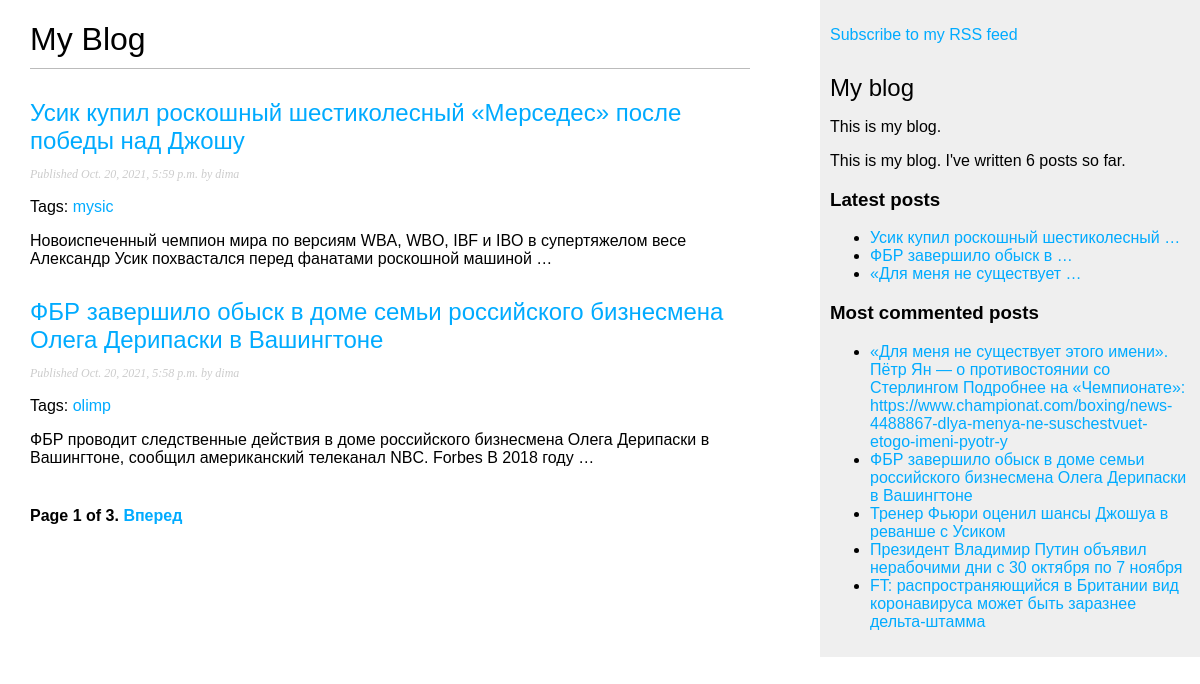
/blog/, run on an earlier commit of the app's database.
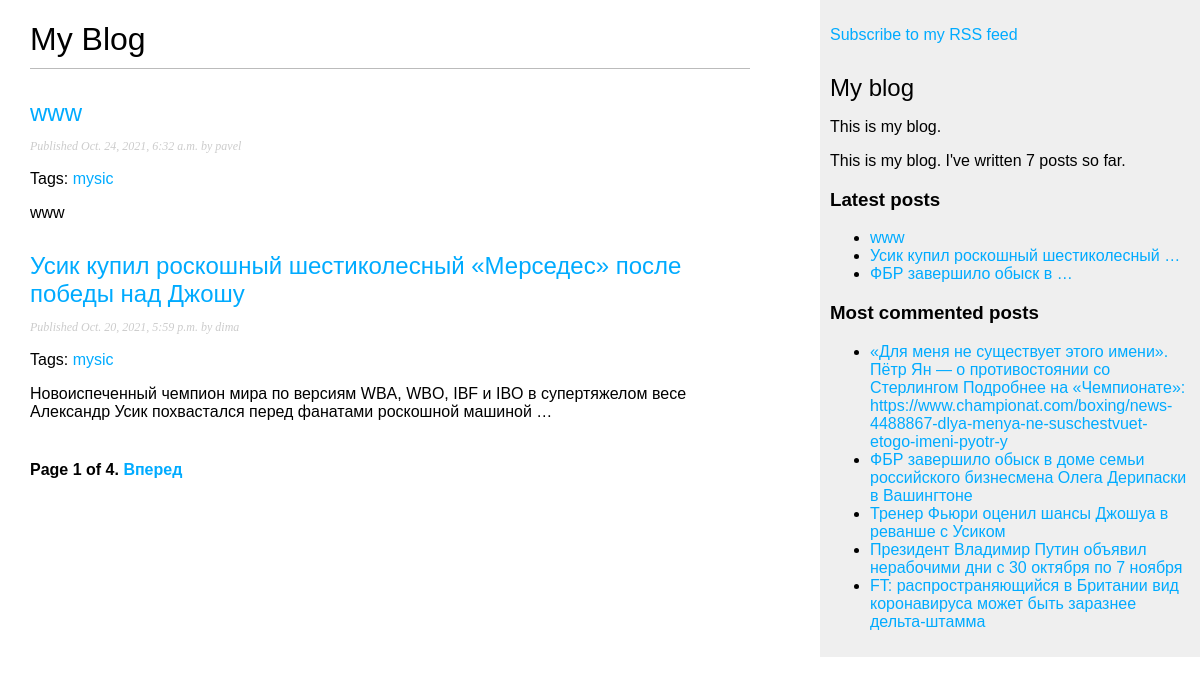
And on a later commit of the database.
### blog/models.py (models this page shows, shortened)
class Post(models.Model):
    STATUS_CHOICES = (
        ('draft', 'Draft'),
        ('published', 'Published'),
    )
    title = models.CharField(max_length=200)
    slug = models.SlugField(max_length=200, unique_for_date='publish')
    author = models.ForeignKey(User,
                               on_delete=models.CASCADE,
                               related_name='blog_posts')
    body = models.TextField()
    publish = models.DateTimeField(default=timezone.now)
    created = models.DateTimeField(auto_now_add=True)
    updated = models.DateTimeField(auto_now=True)
    status = models.CharField(max_length=10,
                              choices=STATUS_CHOICES,
                              default='draft')
    objects = models.Manager()
    published = PublishedManager()
    tags = TaggableManager()
    class Meta:
        ordering = ('-publish',)
    def get_absolute_url(self):
        return reverse('blog:post_detail',
                       args=[self.publish.year,
                             self.publish.month,
                             self.publish.day,
                             self.slug])

### blog/views.py (the view)
# urls.py: path('', views.post_list, name='post_list'),
def post_list(request, tag_slug=None):
    object_list = Post.published.all()
    tag = None
    if tag_slug:
        tag = get_object_or_404(Tag, slug=tag_slug)
        object_list = object_list.filter(tags__in=[tag])
    paginator = Paginator(object_list, 2)
    page = request.GET.get('page')
    try:
        posts = paginator.page(page)
    except PageNotAnInteger:
        posts = paginator.page(1)
    except EmptyPage:
        posts = paginator.page(paginator.num_pages)
    context = {
        'posts': posts,
        'page': page,
        'tag': tag,
    }
    return render(request, 'blog/post/list.html', context)

### blog/models.py (called while the page is built)
    def get_queryset(self):
        return super(PublishedManager,
                     self).get_queryset().filter(status='published')

### blog/templatetags/blog_tags.py (called while the page is built)
@register.simple_tag
def total_posts():
    return Post.published.count()

@register.inclusion_tag('blog/post/latest_post.html')
def show_latest_post(count=5):
    latest_post = Post.published.order_by('-publish')[:count]
    return {'latest_post': latest_post}

@register.simple_tag
def get_most_commented_posts(count=5):
    return Post.published.annotate(
        total_comments=Count('comments')
    ).order_by('-total_comments')[:count]

### blog/templates/blog/post/list.html (shortened to what this page needs)
{% extends "blog/base.html" %}
{% load static %}
{% load blog_tags %}
{% block content %}
    <h1>My Blog</h1>
    {% for post in posts %}
        <h2>
            <a href="{{ post.get_absolute_url }}">
                {{ post.title }}
            </a>
        </h2>
        <p class="date">
            Published {{ post.publish }} by {{ post.author }}
        </p>
        <p class="tags">
            Tags:
            {% for tag in post.tags.all %}
                <a href="{% url "blog:post_list_by_tag" tag.slug %}">
                    {{ tag.name }}
                </a>
            {% endfor %}
        </p>
        {{ post.body|truncatewords:20|linebreaks }}
    {% endfor %}
    {% include 'blog/pagination/pagination.html' with page=posts %}
{% endblock %}

### blog/templates/blog/base.html (shortened to what this page needs)
{% load blog_tags %}
{% load static %}
<!DOCTYPE html>
<html lang="en">
<head>
    <link href="{% static "blog/css/blog.css" %}" rel="stylesheet">
</head>
<body>
<div id="content">
    {% block content %}
    {% endblock %}
</div>
<div id="sidebar">
    <p>
        <a href="{% url "blog:post_feed" %}">Subscribe to my RSS feed</a>
    </p>
    <h2>My blog</h2>
    <p>This is my blog.</p>
    <p>This is my blog. I've written {% total_posts %} posts so far.</p>
    <h3>Latest posts</h3>
    {% show_latest_post 3 %}
    <h3>Most commented posts</h3>
    {% get_most_commented_posts as most_commented_posts %}
    <ul>
        {% for post in most_commented_posts %}
            <li>
                <a href="{{ post.get_absolute_url }}">{{ post.title }}</a>
            </li>
        {% endfor %}
    </ul>
</div>
</body>
</html>

### blog/templates/blog/pagination/pagination.html (shortened to what this page needs)
<div class="pagination">
 <span class="step-links">
     <span class="current">
 Page {{ page.number }} of {{ page.paginator.num_pages }}.
 </span>
     {% if  page.has_next %}
         <a href="?page={{ page.next_page_number }}">Вперед</a>
     {% endif %}
 </span>
</div>

### blog/templates/blog/post/latest_post.html
<ul>
    {% for post in latest_post %}
        <li>
            <a href="{{ post.get_absolute_url }}">{{ post.title|truncatewords:4 }}</a>
        </li>
    {% endfor %}
</ul>

### blog/static/blog/css/blog.css (style rules this page uses)
body { margin: 0; padding: 0; font-family: helvetica, sans-serif; }
a { color: #00abff; text-decoration: none; }
h1 { font-weight: normal; border-bottom: 1px solid #bbb; padding: 0 0 10px 0; }
h2 { font-weight: normal; margin: 30px 0 0; }
#content { float: left; width: 60%; padding: 0 0 0 30px; }
#sidebar { float: right; width: 30%; padding: 10px; background: #efefef; height: 100%; }
p.date { color: #ccc; font-family: georgia, serif; font-size: 12px; font-style: italic; }
.pagination { margin: 40px 0; font-weight: bold; }

What changed in the data, as far as the page shows it:
no longer on one of the page's lists (row unchanged): Post: title "ФБР завершило обыск в доме семьи российского бизнесмена Олега Дерипаски в Вашингтоне", publish "Oct. 20, 2021, 5:58 p.m.", author "dima", body "ФБР проводит следственные действия в доме российского бизнесмена Олега Дерипаски в Вашингтоне, сообщил американский телеканал NBC. Forbes В 2018 году …"
no longer on one of the page's lists (row unchanged): Post: title "«Для меня не существует …"
added Post: title "www", publish "Oct. 24, 2021, 6:32 a.m.", author "pavel", body "www", Tag (name "mysic")
computed for Post "ФБР завершило обыск в …": loses Tag (name "olimp")
Also different on the page:
{{ page.paginator.num_pages }}: "3" → "4"
text no longer shown: "6"
text now shown: "7"
